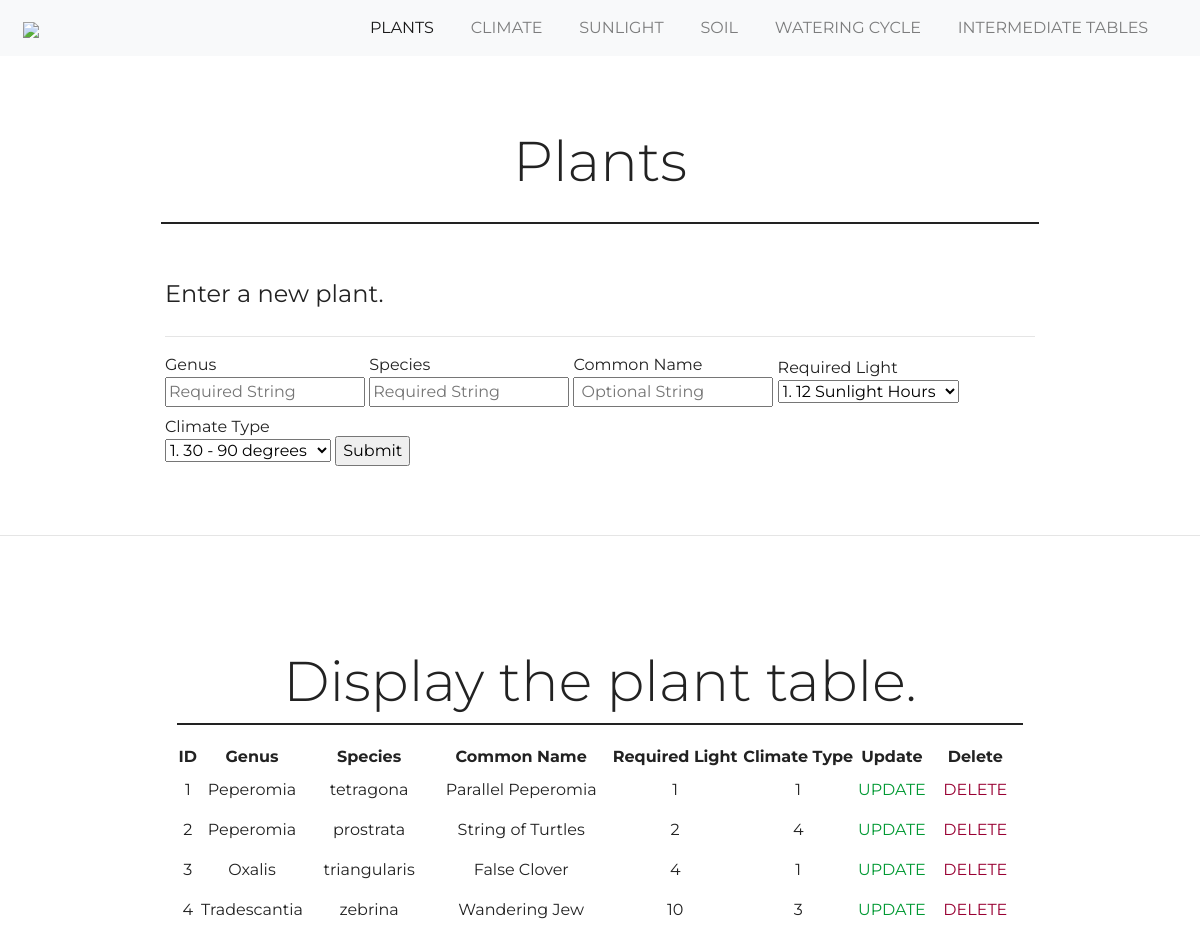
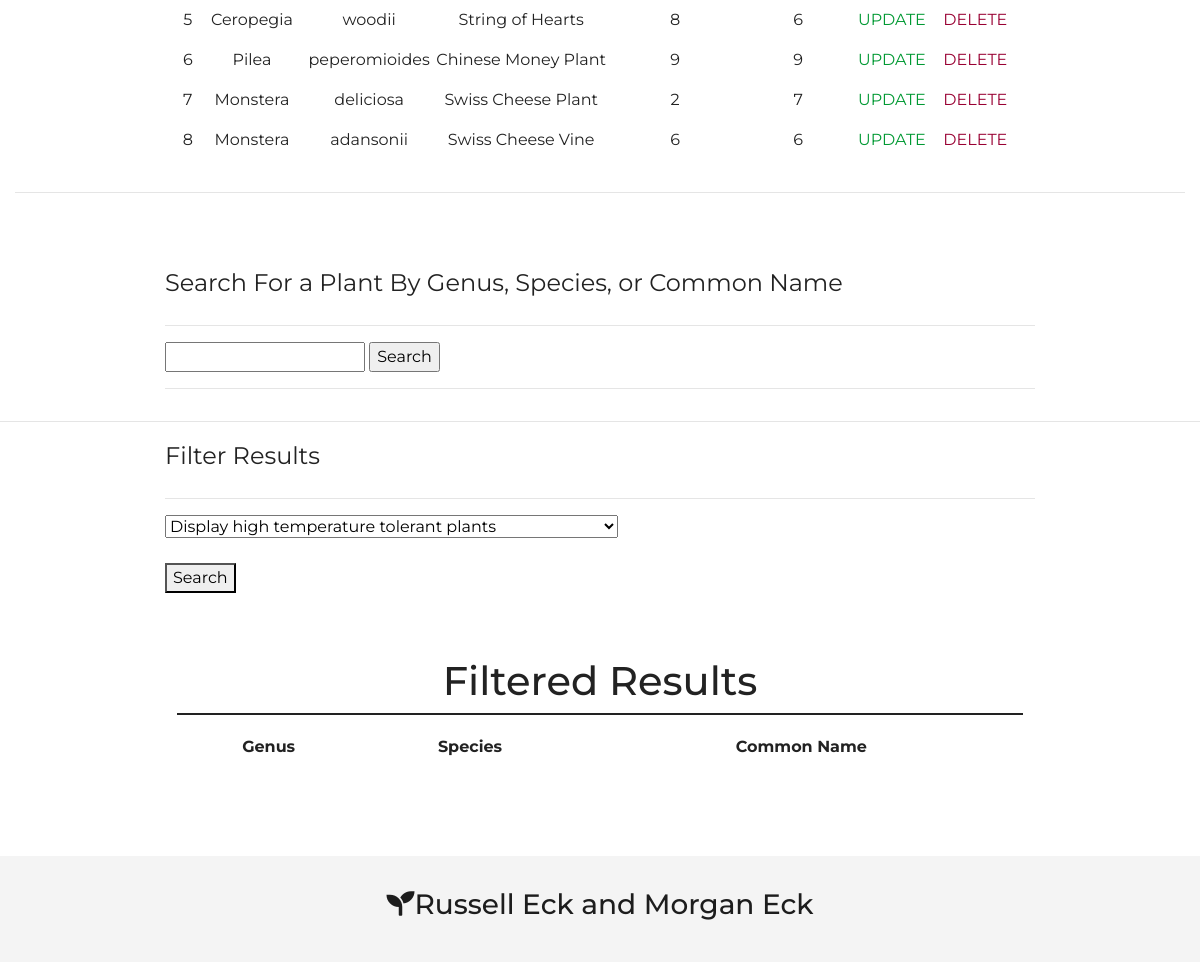
The page / on the database its author committed (2 pictures, top to bottom).
### tables this page shows
CREATE TABLE `plants` (
  `id` int(11) NOT NULL,
  `genus` varchar(75) NOT NULL,
  `species` varchar(75) NOT NULL,
  `common_name` varchar(75) DEFAULT NULL,
  `required_light` int(11) DEFAULT NULL,
  `climate_type` int(11) DEFAULT NULL
);

### common.php (called while the page is built)
<?php
function escape($html)
{
    return htmlspecialchars($html, ENT_QUOTES | ENT_SUBSTITUTE, "UTF-8");
}

### index.php (the view, shortened to what this page needs)
<!DOCTYPE html>
<html lang="en">
<head>
	<link rel="stylesheet" href="https://maxcdn.bootstrapcdn.com/bootstrap/4.0.0/css/bootstrap.min.css">
	<link rel="stylesheet" href="https://cdnjs.cloudflare.com/ajax/libs/font-awesome/4.7.0/css/font-awesome.min.css">
	<link rel="stylesheet" href="https://use.fontawesome.com/releases/v5.8.2/css/all.css">
	<link href="style.css" rel="stylesheet">
</head>
<body>
<nav class = "navbar navbar-expand-md navbar-light bg-light sticky-top">
	<div class = "container-fluid">
		<a class = "navbar-brand" href = "index.php"><img src = "img/logo.png"></a>
		<div class = "collapse navbar-collapse" id = "navbarResponsive">
			<ul class = "navbar-nav ml-auto">
				<li class = "nav-item active">
					<a class = "nav-link" href="index.php">PLANTS</a>
				</li>
				<li class = "nav-item">
					<a class = "nav-link" href="climate.php">CLIMATE</a>
				</li>
				<li class = "nav-item">
					<a class = "nav-link" href="sunlight.php">SUNLIGHT</a>
				</li>
				<li class = "nav-item">
					<a class = "nav-link" href="soil.php">SOIL</a>
				</li>
				<li class = "nav-item">
					<a class = "nav-link" href="wateringcycle.php">WATERING CYCLE</a>
				</li>
				<li class = "nav-item">
					<a class = "nav-link" href="intermediatetables.php">INTERMEDIATE TABLES</a>
				</li>
			</ul>
		</div>
	</div>
</nav>
<br/>
<div class = "container-fluid padding">
	<div class = "row welcomeSection text-center">
		<div class = "col-12">
			<h1 class = "display-4">Plants</h1>
		</div>
		<hr>
	</div>
</div>
<?php
	require "config.php";
    require "common.php";
?>
<?php
        $connection = new PDO($dsn, $username, $password, $options);
        $sql = "SELECT * FROM plants";
        $statement = $connection->prepare($sql);
        $statement->execute();
        $result = $statement->fetchAll();
?>
<div class = "container-fluid form-group contactForm">
<form id = "plantForm" name = "newPlant" method = "post" role="form" class="form-horizontal" >
    <fieldset>
        <legend>Enter a new plant.</legend>
        <hr>
        <label>Genus
        	<br/>
            <input type = "text" class = "submissionField" name = "genus"  id = "genus" size = "20" maxlength = "50" placeholder = "Required String" required>
       	</label>
      	<label>Species
        	<br/>
            <input type = "text" class = "submissionField" name = "species" id = "species" size = "20" maxlength = "50" placeholder = "Required String" required>
       	</label>
       <label>Common Name
        	<br/>
            <input type = "text" class = "submissionField" name = "common_name" id = "common_name" size = "20" maxlength = "50" placeholder = " Optional String">
       	</label>
       	<label>Required Light
        	<br/>
        	<?php
           		$connection = new PDO($dsn, $username, $password, $options);
        		$sql = "SELECT id AS required_light, sunlight_hours FROM sunlight";
        		$statement = $connection->prepare($sql);
				$statement->execute();
				$lights = $statement->fetchAll();
			?>
            <select name = "required_light" id = "required_light">
            	<?php foreach($lights as $light): ?>
        		<option value="<?= $light['required_light']; ?>"><?= $light['required_light']; ?>. <?= $light['sunlight_hours']; ?> Sunlight Hours</option>
    			<?php endforeach; ?>
            </select>
       	</label>
       	<label>Climate Type
        	<br/>
        	<?php
           		$connection = new PDO($dsn, $username, $password, $options);
        		$sql = "SELECT id AS climate_type, lowest_temperature, highest_temperature FROM climate";
        		$statement = $connection->prepare($sql);
				$statement->execute();
				$climates = $statement->fetchAll();
			?>
            <select name = "climate_type" id = "climate_type">
            	<?php foreach($climates as $climate): ?>
        		<option value="<?= $climate['climate_type']; ?>"><?= $climate['climate_type']; ?>. <?= $climate['lowest_temperature']; ?> - <?= $climate['highest_temperature']; ?> degrees</option>
    			<?php endforeach; ?>
            </select>
       	</label>
        <input type = "submit" name = "submit" value = "Submit" />
    </fieldset>
</form>
<br/>
<br/>
</div>
<hr>
<br/>
<?php
try {
  $connection = new PDO($dsn, $username, $password, $options);
  $sql = "SELECT * FROM plants";
  $statement = $connection->prepare($sql);
  $statement->execute();
  $result = $statement->fetchAll();
} catch(PDOException $error) {
  echo $sql . "<br>" . $error->getMessage();
}
?>
<br/>
<div class = "container-fluid padding">
	<div class = "row welcomeSection text-center">
		<div class = "col-12">
			<h1 class = "display-4">Display the plant table.</h1>
		<hr>
		<form method = "post">
		<table style = "width:100%">
			<tr>
				<th>ID</th>
				<th>Genus</th>
				<th>Species</th>
				<th>Common Name</th>
				<th>Required Light</th>
				<th>Climate Type</th>
				<th>Update</th>
				<th>Delete</th>
			</tr>
		<?php foreach ($result as $row) { ?>
            <tr>
                <td><?php echo escape($row["id"]); ?></td>
                <td><?php echo escape($row["genus"]); ?></td>
                <td><?php echo escape($row["species"]); ?></td>
                <td><?php echo escape($row["common_name"]); ?></td>
                <td><?php echo escape($row["required_light"]); ?></td>
                <td><?php echo escape($row["climate_type"]); ?></td>
                <td><a href="updateplant.php?id=<?php echo escape($row["id"]); ?>">UPDATE</a></td>
				<td>
					<button type="submit" name="delete" class="btn" value="<?php echo escape($row["id"]); ?>">DELETE</button>
				</td>
            </tr>
        <?php } ?>
		</table>
	</form>
	</div>
</div>
<hr>
<br/>
</div>
<div class = "container-fluid form-group contactForm">
<form action="search.php" method="GET">
<fieldset>
        <legend>Search For a Plant By Genus, Species, or Common Name</legend>
        <hr>
    <input type="text" name="query" />
    <input type="submit" value="Search" />
    <hr>
</fieldset>
</form>
</div>
<hr>
<div class = "container-fluid form-group contactForm">
<form method="POST" action="index.php">
	<fieldset>
        <legend>Filter Results</legend>
        <hr>
            <div class="search-box">
                <select name = "filter">
                    <option value = "highTemperature">Display high temperature tolerant plants</option>
                </select>
                <br/>
                <br/>
                <button id="filter">Search</button>
           </div>
    </fieldset>
    </form>
</div>
<div class = "container-fluid padding">
	<div class = "row welcomeSection text-center">
		<div class = "col-12">
			<h1>Filtered Results</h1>
		<hr>
		<table style = "width:100%">
			<tr>
				<th>Genus</th>
				<th>Species</th>
				<th>Common Name</th>
			</tr>
		</table>
</div>
</div>
</div>
<br/>
<br/>
<footer>
	<div class = "container-fluid padding text-center">
			<h3><i class="fas fa-seedling"></i>Russell Eck and Morgan Eck</h3>
	</div>
</footer>
</body>
</html>

### style.css (style rules this page uses)
html { height: 100%; width: 100%; font-family: 'Montserrat', sans-serif; color: #222; }
body { height: 100%; width: 100%; font-family: 'Montserrat', sans-serif; color: #222; }
a { color: #009933; }
.btn { background-color: white; color: #990033; }
.navbar { padding: 0.5rem; }
.navbar-nav li { padding-right: 1.3rem; }
.nav-link { font-size: 1.0em; }
.padding { padding-bottom: 2rem; }
.welcomeSection { width: 75%; padding-top: 2rem; margin: 0 auto; }
.welcomeSection hr { border-top: 2px solid #222; width: 100%; margin-top: 0.2rem; margin-bottom: 1.2rem; }
footer { background-color: #F4F4F4; color: #1d1d1d; padding-top: 2rem; text-align: center; }
.contactForm { width: 75%; }
[class*="col-"] { padding: 1rem; }

### rows shown on the page
plants: id "1", genus "Peperomia", species "tetragona", common_name "Parallel Peperomia", required_light "1", climate_type "1"
plants: id "2", genus "Peperomia", species "prostrata", common_name "String of Turtles", required_light "2", climate_type "4"
plants: id "3", genus "Oxalis", species "triangularis", common_name "False Clover", required_light "4", climate_type "1"
plants: id "4", genus "Tradescantia", species "zebrina", common_name "Wandering Jew", required_light "10", climate_type "3"
plants: id "5", genus "Ceropegia", species "woodii", common_name "String of Hearts", required_light "8", climate_type "6"
plants: id "6", genus "Pilea", species "peperomioides", common_name "Chinese Money Plant", required_light "9", climate_type "9"
plants: id "7", genus "Monstera", species "deliciosa", common_name "Swiss Cheese Plant", required_light "2", climate_type "7"
plants: id "8", genus "Monstera", species "adansonii", common_name "Swiss Cheese Vine", required_light "6", climate_type "6"

### other values the page prints
form field required_light "1. 12 Sunlight Hours"
form field climate_type "1. 30 - 90 degrees"
